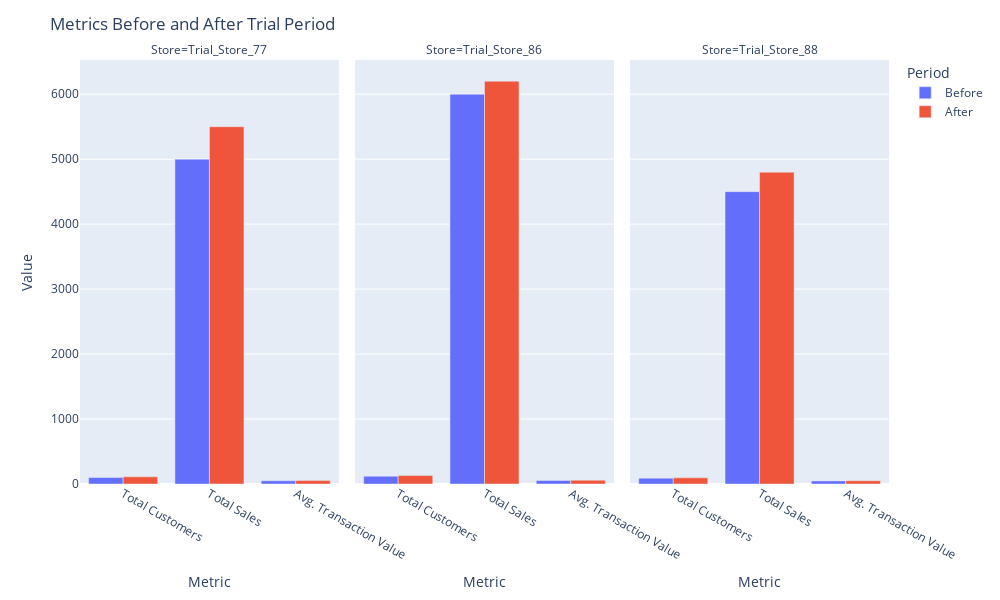

The cell this chart's notebook holds for it:
### Code cell
#  Df Trial store names
trial_stores = ['Trial_Store_77', 'Trial_Store_86', 'Trial_Store_88']

# Df metric names
metrics = ['Total_Customers', 'Total_Sales', 'Avg_Transaction_Value']

# Df labels for the plots
labels = {'Total_Customers': 'Total Customers',
          'Total_Sales': 'Total Sales',
          'Avg_Transaction_Value': 'Avg. Transaction Value'}

# Empty list to store DataFrame for each trial store
dfs = []

# Df DataFrame for each trial store
for trial_store in trial_stores:
   
    before_data = pd.DataFrame({'Store': trial_store, 'Period': 'Before', 'Metric': labels.values()})
    before_data['Value'] = [metrics_before[trial_store][metric] for metric in metrics]
    
    after_data = pd.DataFrame({'Store': trial_store, 'Period': 'After', 'Metric': labels.values()})
    after_data['Value'] = [metrics_after[trial_store][metric] for metric in metrics]
    
    # Concatenate before and after data
    store_data = pd.concat([before_data, after_data], ignore_index=True)
    dfs.append(store_data)

# Concatenate data for all trial stores
before_after_metrics = pd.concat(dfs, ignore_index=True)

# Plotly Express for  bar plot
fig = px.bar(before_after_metrics, x='Metric', y='Value', color='Period', barmode='group',
             facet_col='Store', category_orders={'Metric': list(labels.values())},
             labels={'Value': 'Metric Value'}, height=600, width=1000)

# Customize layout
fig.update_layout(title='Metrics Before and After Trial Period',
                  xaxis_title='Metric', yaxis_title='Value', legend_title='Period')

# Show 
fig.show()

### Figure 1 — Plotly figure (JSON) as saved in the notebook; plotly's stock layout.template omitted (floating-point values rounded to 4 significant figures)
{"data": [{"alignmentgroup": "True", "hovertemplate": "Period=Before<br>Store=Trial_Store_77<br>Metric=%{x}<br>Metric Value=%{y}<extra></extra>", "legendgroup": "Before", "marker": {"color": "#636efa", "pattern": {"shape": ""}}, "name": "Before", "offsetgroup": "Before", "orientation": "v", "showlegend": true, "textposition": "auto", "type": "bar", "x": ["Total Customers", "Total Sales", "Avg. Transaction Value"], "xaxis": "x", "y": [100, 5000, 50], "yaxis": "y"}, {"alignmentgroup": "True", "hovertemplate": "Period=Before<br>Store=Trial_Store_86<br>Metric=%{x}<br>Metric Value=%{y}<extra></extra>", "legendgroup": "Before", "marker": {"color": "#636efa", "pattern": {"shape": ""}}, "name": "Before", "offsetgroup": "Before", "orientation": "v", "showlegend": false, "textposition": "auto", "type": "bar", "x": ["Total Customers", "Total Sales", "Avg. Transaction Value"], "xaxis": "x2", "y": [120, 6000, 55], "yaxis": "y2"}, {"alignmentgroup": "True", "hovertemplate": "Period=Before<br>Store=Trial_Store_88<br>Metric=%{x}<br>Metric Value=%{y}<extra></extra>", "legendgroup": "Before", "marker": {"color": "#636efa", "pattern": {"shape": ""}}, "name": "Before", "offsetgroup": "Before", "orientation": "v", "showlegend": false, "textposition": "auto", "type": "bar", "x": ["Total Customers", "Total Sales", "Avg. Transaction Value"], "xaxis": "x3", "y": [90, 4500, 48], "yaxis": "y3"}, {"alignmentgroup": "True", "hovertemplate": "Period=After<br>Store=Trial_Store_77<br>Metric=%{x}<br>Metric Value=%{y}<extra></extra>", "legendgroup": "After", "marker": {"color": "#EF553B", "pattern": {"shape": ""}}, "name": "After", "offsetgroup": "After", "orientation": "v", "showlegend": true, "textposition": "auto", "type": "bar", "x": ["Total Customers", "Total Sales", "Avg. Transaction Value"], "xaxis": "x", "y": [110, 5500, 52], "yaxis": "y"}, {"alignmentgroup": "True", "hovertemplate": "Period=After<br>Store=Trial_Store_86<br>Metric=%{x}<br>Metric Value=%{y}<extra></extra>", "legendgroup": "After", "marker": {"color": "#EF553B", "pattern": {"shape": ""}}, "name": "After", "offsetgroup": "After", "orientation": "v", "showlegend": false, "textposition": "auto", "type": "bar", "x": ["Total Customers", "Total Sales", "Avg. Transaction Value"], "xaxis": "x2", "y": [130, 6200, 58], "yaxis": "y2"}, {"alignmentgroup": "True", "hovertemplate": "Period=After<br>Store=Trial_Store_88<br>Metric=%{x}<br>Metric Value=%{y}<extra></extra>", "legendgroup": "After", "marker": {"color": "#EF553B", "pattern": {"shape": ""}}, "name": "After", "offsetgroup": "After", "orientation": "v", "showlegend": false, "textposition": "auto", "type": "bar", "x": ["Total Customers", "Total Sales", "Avg. Transaction Value"], "xaxis": "x3", "y": [95, 4800, 51], "yaxis": "y3"}], "layout": {"annotations": [{"font": {}, "showarrow": false, "text": "Store=Trial_Store_77", "x": 0.16, "xanchor": "center", "xref": "paper", "y": 1, "yanchor": "bottom", "yref": "paper"}, {"font": {}, "showarrow": false, "text": "Store=Trial_Store_86", "x": 0.5, "xanchor": "center", "xref": "paper", "y": 1, "yanchor": "bottom", "yref": "paper"}, {"font": {}, "showarrow": false, "text": "Store=Trial_Store_88", "x": 0.84, "xanchor": "center", "xref": "paper", "y": 1, "yanchor": "bottom", "yref": "paper"}], "barmode": "group", "height": 600, "legend": {"title": {"text": "Period"}, "tracegroupgap": 0}, "margin": {"t": 60}, "title": {"text": "Metrics Before and After Trial Period"}, "width": 1000, "xaxis": {"anchor": "y", "categoryarray": ["Total Customers", "Total Sales", "Avg. Transaction Value"], "categoryorder": "array", "domain": [0, 0.32], "title": {"text": "Metric"}}, "xaxis2": {"anchor": "y2", "categoryarray": ["Total Customers", "Total Sales", "Avg. Transaction Value"], "categoryorder": "array", "domain": [0.34, 0.66], "matches": "x", "title": {"text": "Metric"}}, "xaxis3": {"anchor": "y3", "categoryarray": ["Total Customers", "Total Sales", "Avg. Transaction Value"], "categoryorder": "array", "domain": [0.68, 1.0], "matches": "x", "title": {"text": "Metric"}}, "yaxis": {"anchor": "x", "domain": [0, 1], "title": {"text": "Value"}}, "yaxis2": {"anchor": "x2", "domain": [0, 1], "matches": "y", "showticklabels": false}, "yaxis3": {"anchor": "x3", "domain": [0, 1], "matches": "y", "showticklabels": false}}}
